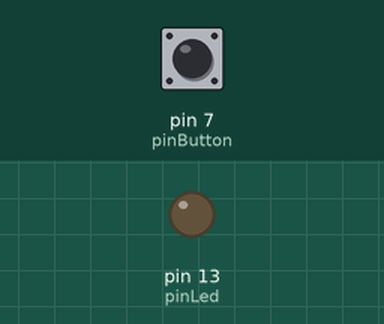
This sketch was run on a simulated Arduino Uno, built with avr-gcc and run on an emulated ATmega328P. Shown: output pins drawn as LEDs (lit = HIGH). Inputs (shaded band) come from the test bench; at power-on: pin 7 (pinButton) LOW. What the sketch prints to the serial monitor is not drawn.

Above: at 1.2 s.
1.3 s: pin 7 (pinButton) pulled HIGH for 0.15 s
At 1.37 s:
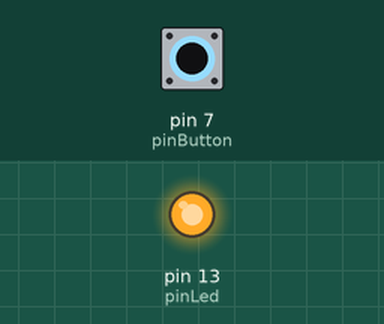
2.9 s: pin 7 (pinButton) pulled HIGH for 3.2 s
At 6.5 s:
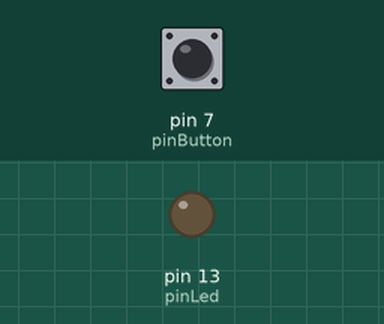
Timing chart, 0 to 8.0 s (numbered marks = the images above; inputs shaded):
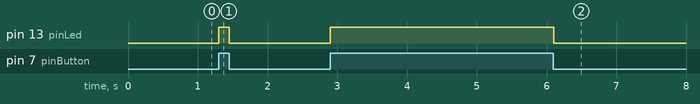

Measured:
- after the input at 1.3 s, pin 13 (pinLed): LOW → HIGH at once, → LOW 0.15 s later
- after the input at 2.9 s, pin 13 (pinLed): LOW → HIGH at once, → LOW 3.2 s later

The sketch:

sketch_aug25a.ino
```cpp
#define pinLed 13
#define pinButton 7
void setup() {
  Serial.begin(9600);
  pinMode(pinLed,OUTPUT);
  pinMode(pinButton,INPUT);


}

void loop() {
  int value;
  value = digitalRead(pinButton);
  if(value==1){
    digitalWrite(pinLed,HIGH);
    }
    else if(value==0){
       digitalWrite(pinLed,LOW);
      }
  Serial.println(value);

}
```
